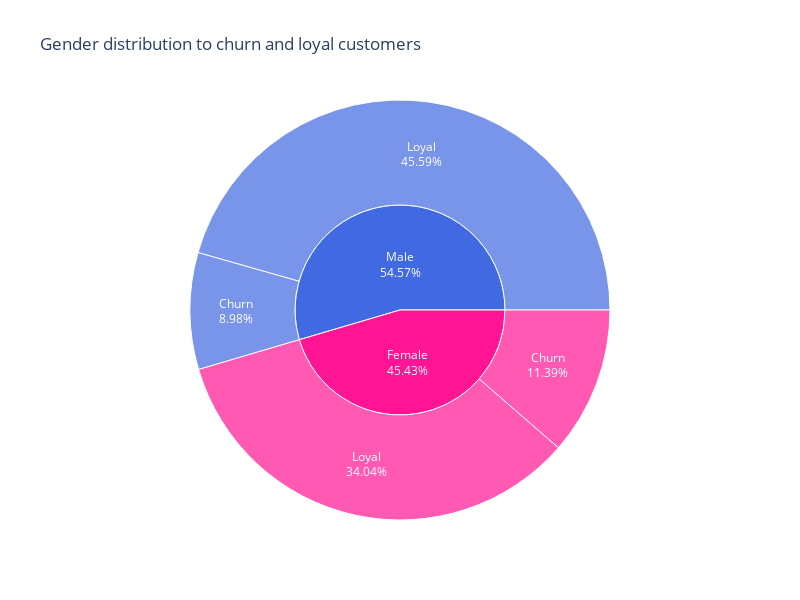

Notebook code cell kept with this figure:
### Markdown cell above
</br>

### 9.6. Кто чаще уходит, мужчины или женщины? Постройте график, который иллюстрирует это.

### Code cell
# строим график
fig = px.sunburst(
    churn_df,                                                   # DataFrame
    names=churn_df['Exited'].map({0: 'Loyal', 1: 'Churn'}),     # от чего зависит цвет
    path=['Gender', 'Exited'],                                  # выбор данных для построения "солнца"
    height=600,                                                 # высота
    width=800,                                                  # ширина
    color_discrete_sequence=['RoyalBlue', 'DeepPink'],          # палитра цветов
    title='Gender distribution to churn and loyal customers',   # заголовок
)

fig.data[0].insidetextorientation='horizontal'                  # горизонтальное расположение надписей в секторах
fig.data[0].hovertemplate = '%{label}<br>%{value}'              # формирование подписей в контекстной подсказке
fig.data[0].texttemplate = '%{label}<br>%{percentEntry:.2%}'    # формирование формата вывода

# формирование меток в секторах
fig.update_traces(labels=('Loyal', 'Loyal', 'Churn', 'Churn', 'Female', 'Male'), selector=dict(type='sunburst'))

### Figure 1 — Plotly figure (JSON) as saved in the notebook; plotly's stock layout.template omitted (floating-point values rounded to 4 significant figures)
{"data": [{"branchvalues": "total", "domain": {"x": [0, 1], "y": [0, 1]}, "hovertemplate": "%{label}<br>%{value}", "ids": ["Female/0", "Male/0", "Female/1", "Male/1", "Female", "Male"], "insidetextorientation": "horizontal", "labels": ["Loyal", "Loyal", "Churn", "Churn", "Female", "Male"], "name": "", "parents": ["Female", "Male", "Female", "Male", "", ""], "texttemplate": "%{label}<br>%{percentEntry:.2%}", "type": "sunburst", "values": [3404, 4559, 1139, 898, 4543, 5457]}], "layout": {"height": 600, "legend": {"tracegroupgap": 0}, "sunburstcolorway": ["RoyalBlue", "DeepPink"], "title": {"text": "Gender distribution to churn and loyal customers"}, "width": 800}}
